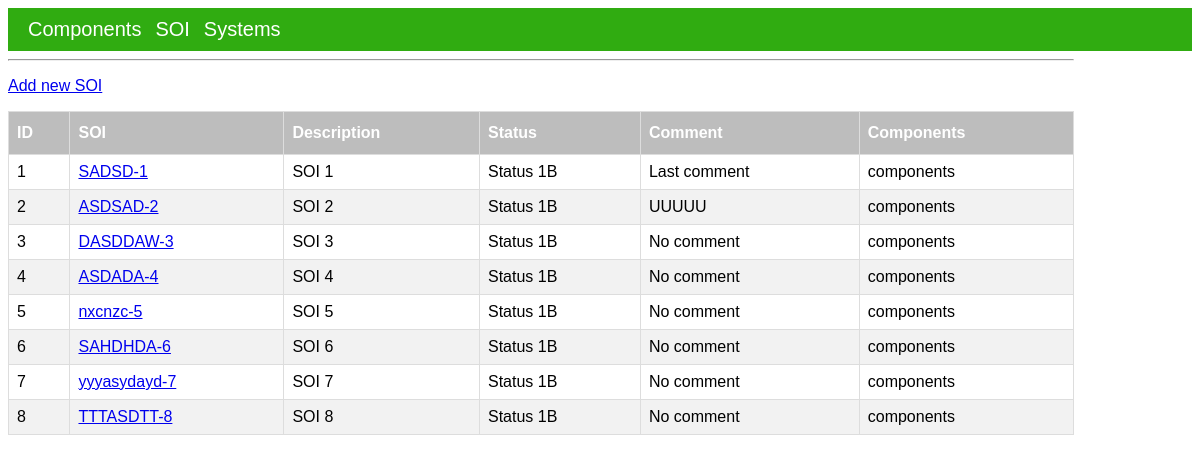
The app's page /soi_list with its own data.
### app/models.py (models this page shows, shortened)
class SOI(db.Model):
    soi_id = db.Column(db.Integer, primary_key=True)
    soi_name = db.Column(db.String(160), unique=True)
    soi_description = db.Column(db.String(160))
    soi_status = db.Column(db.String(160))
    soi_commentss = db.relationship("SoiComment", backref="soi", lazy=True)
    component_joint = db.relationship("ComponentSoi", backref="soi", lazy=True)

class SoiComment(db.Model):
    soi_comment_id = db.Column(db.Integer, primary_key=True)
    what_soi_id = db.Column(db.Integer, db.ForeignKey("soi.soi_id"))
    soi_comment_text = db.Column(db.String(160))
    timestamp_soi_comment = db.Column(db.DateTime, index=True, default=datetime.utcnow)

### app/routes.py (the view)
@app.route("/soi_list")
def soi_list():
    sois = SOI.query.order_by(SOI.soi_id.asc())
    sois_id = [x.soi_id for x in sois]
    all_comments = [
        SOI.query.filter_by(soi_id=x).first().soi_commentss for x in sois_id
    ]
    last_comments = [
        x[-1].soi_comment_text if x else "No comment" for x in all_comments
    ]
    return render_template(
        "lists/soi_list.html", title="SOI", sois=sois, last_comments=last_comments
    )

### app/templates/lists/soi_list.html
{% extends "base.html" %} {% block content %}
<a href="/soi_list/add_new_soi">Add new SOI</a>
<body>
  <table>
    <thead>
      <tr>
        <th>ID</th>
        <th>SOI</th>
        <th>Description</th>
        <th>Status</th>
        <th>Comment</th>
        <th>Components</th>
      </tr>
    </thead>
    <tbody>
      {% for soi in sois %}
      <tr>
        <td>{{ soi.soi_id }}</td>
        <td><a href="{{ url_for('soi_view', soi_id=soi.soi_id) }}">{{ soi.soi_name }}</a></td>
        <td>{{ soi.soi_description }}</td>
        <td>{{ soi.soi_status }}</td>
        <td>{{ last_comments[loop.index -1] }}</td>
        <td>components</td>
      </tr>
      {% endfor %}
    </tbody>
  </table>
</body>
{% endblock %}

### app/static/css/styles.css (style rules this page uses)
a, p, b, li { font-family: Arial, Helvetica, sans-serif; font-size: 16px; }
table { font-family: Helvetica; border-collapse: collapse; width: 100%; }
td, th { border: 1px solid #ddd; padding: 8px; }
tr:nth-child(even) { background-color: #f2f2f2; }
th { padding-top: 12px; padding-bottom: 12px; text-align: left; background-color: #bdbdbd; color: white; }

### records on screen
SOI: soi_id "1", soi_name "SADSD-1", soi_description "SOI 1", soi_status "Status 1B"
SoiComment: soi_comment_text "Last comment"
SOI: soi_id "2", soi_name "ASDSAD-2", soi_description "SOI 2", soi_status "Status 1B"
SoiComment: soi_comment_text "UUUUU"
SOI: soi_id "3", soi_name "DASDDAW-3", soi_description "SOI 3", soi_status "Status 1B", last_comments "No comment"
SOI: soi_id "4", soi_name "ASDADA-4", soi_description "SOI 4", soi_status "Status 1B", last_comments "No comment"
SOI: soi_id "5", soi_name "nxcnzc-5", soi_description "SOI 5", soi_status "Status 1B", last_comments "No comment"
SOI: soi_id "6", soi_name "SAHDHDA-6", soi_description "SOI 6", soi_status "Status 1B", last_comments "No comment"
SOI: soi_id "7", soi_name "yyyasydayd-7", soi_description "SOI 7", soi_status "Status 1B", last_comments "No comment"
SOI: soi_id "8", soi_name "TTTASDTT-8", soi_description "SOI 8", soi_status "Status 1B", last_comments "No comment"
